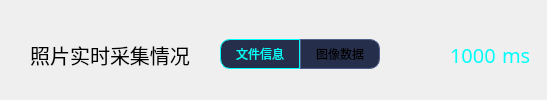
     <widget class="QWidget" name="widget_title" native="true">
      <property name="minimumSize">
       <size>
        <width>0</width>
        <height>42</height>
       </size>
      </property>
      <layout class="QHBoxLayout" name="horizontalLayout" stretch="0,0,1,0">
       <property name="spacing">
        <number>30</number>
       </property>
       <property name="leftMargin">
        <number>30</number>
       </property>
       <property name="topMargin">
        <number>9</number>
       </property>
       <property name="rightMargin">
        <number>16</number>
       </property>
       <property name="bottomMargin">
        <number>0</number>
       </property>
       <item>
        <widget class="QLabel" name="label_title">
         <property name="maximumSize">
          <size>
           <width>16777215</width>
           <height>16777215</height>
          </size>
         </property>
         <property name="font">
          <font>
           <family>思源黑体</family>
           <pointsize>15</pointsize>
          </font>
         </property>
         <property name="text">
          <string>照片实时采集情况</string>
         </property>
         <property name="alignment">
          <set>Qt::AlignmentFlag::AlignCenter</set>
         </property>
        </widget>
       </item>
       <item>
        <widget class="QWidget" name="horizontalWidget" native="true">
         <property name="sizePolicy">
          <sizepolicy hsizetype="Preferred" vsizetype="Fixed">
           <horstretch>0</horstretch>
           <verstretch>0</verstretch>
          </sizepolicy>
         </property>
         <property name="minimumSize">
          <size>
           <width>0</width>
           <height>30</height>
          </size>
         </property>
         <property name="maximumSize">
          <size>
           <width>16777215</width>
           <height>30</height>
          </size>
         </property>
         <property name="styleSheet">
          <string notr="true">QRadioButton {
background: rgba(37, 46, 74, 1);
border: 1px solid rgba(80, 95, 138, 1);
spacing: 0px; /* 移除指示器与文字之间的间距 */

}

QRadioButton:checked {
    color: rgba(0, 255, 251, 1);
    border: 1px solid rgba(0, 255, 251, 1);
}
QRadioButton::indicator {
    width: 0px; /* 隐藏指示器 */
    height: 0px;
    background: transparent; /* 确保指示器背景透明,运行后才不会显示 */
}

/* 添加禁用状态的样式 */
QRadioButton:disabled {
    background: rgba(37, 46, 74, 0.5); /* 降低背景透明度显示灰色效果 */
    border: 1px solid rgba(80, 95, 138, 0.5); /* 降低边框透明度 */
    color: rgba(128, 128, 128, 1); /* 文字显示为灰色 */
}

/* 禁用状态下的选中样式 */
QRadioButton:disabled:checked {
    color: rgba(0, 255, 251, 0.5); /* 降低选中文字的透明度 */
    border: 1px solid rgba(0, 255, 251, 0.5); /* 降低选中边框的透明度 */
}</string>
         </property>
         <layout class="QHBoxLayout" name="horizontalLayout_10">
          <property name="spacing">
           <number>0</number>
          </property>
          <property name="leftMargin">
           <number>0</number>
          </property>
          <property name="topMargin">
           <number>0</number>
          </property>
          <property name="rightMargin">
           <number>0</number>
          </property>
          <property name="bottomMargin">
           <number>0</number>
          </property>
          <item>
           <widget class="QRadioButton" name="radioButton_monitor_files">
            <property name="sizePolicy">
             <sizepolicy hsizetype="Preferred" vsizetype="Preferred">
              <horstretch>0</horstretch>
              <verstretch>0</verstretch>
             </sizepolicy>
            </property>
            <property name="minimumSize">
             <size>
              <width>80</width>
              <height>0</height>
             </size>
            </property>
            <property name="maximumSize">
             <size>
              <width>16777215</width>
              <height>16777215</height>
             </size>
            </property>
            <property name="cursor">
             <cursorShape>PointingHandCursor</cursorShape>
            </property>
            <property name="styleSheet">
             <string notr="true">padding-left: 15px;
border-top-left-radius:10px;
border-bottom-left-radius:10px;</string>
            </property>
            <property name="text">
             <string>文件信息</string>
            </property>
            <property name="checked">
             <bool>true</bool>
            </property>
           </widget>
          </item>
          <item>
           <widget class="QRadioButton" name="radioButton_monitor_image">
            <property name="sizePolicy">
             <sizepolicy hsizetype="Preferred" vsizetype="Preferred">
              <horstretch>0</horstretch>
              <verstretch>0</verstretch>
             </sizepolicy>
            </property>
            <property name="minimumSize">
             <size>
              <width>80</width>
              <height>0</height>
             </size>
            </property>
            <property name="maximumSize">
             <size>
              <width>16777215</width>
              <height>16777215</height>
             </size>
            </property>
            <property name="cursor">
             <cursorShape>PointingHandCursor</cursorShape>
            </property>
            <property name="styleSheet">
             <string notr="true">padding-left: 15px;
border-top-right-radius:10px;
border-bottom-right-radius:10px;</string>
            </property>
            <property name="text">
             <string>图像数据</string>
            </property>
            <property name="checked">
             <bool>false</bool>
            </property>
           </widget>
          </item>
         </layout>
        </widget>
       </item>
       <item>
        <spacer name="horizontalSpacer">
         <property name="orientation">
          <enum>Qt::Orientation::Horizontal</enum>
         </property>
         <property name="sizeHint" stdset="0">
          <size>
           <width>40</width>
           <height>20</height>
          </size>
         </property>
        </spacer>
       </item>
       <item>
        <widget class="QWidget" name="horizontalWidget" native="true">
         <property name="minimumSize">
          <size>
           <width>80</width>
           <height>0</height>
          </size>
         </property>
         <layout class="QHBoxLayout" name="horizontalLayout_12">
          <property name="spacing">
           <number>6</number>
          </property>
          <property name="leftMargin">
           <number>0</number>
          </property>
          <property name="topMargin">
           <number>0</number>
          </property>
          <property name="rightMargin">
           <number>0</number>
          </property>
          <property name="bottomMargin">
           <number>0</number>
          </property>
          <item>
           <widget class="QLabel" name="label_update_delay">
            <property name="font">
             <font>
              <family>思源黑体</family>
              <pointsize>15</pointsize>
             </font>
            </property>
            <property name="styleSheet">
             <string notr="true">color: rgba(0, 255, 251, 1);</string>
            </property>
            <property name="text">
             <string>1000</string>
            </property>
           </widget>
          </item>
          <item>
           <widget class="QLabel" name="label_7">
            <property name="font">
             <font>
              <family>思源黑体</family>
              <pointsize>15</pointsize>
             </font>
            </property>
            <property name="styleSheet">
             <string notr="true">color: rgba(0, 255, 251, 1);</string>
            </property>
            <property name="text">
             <string>ms</string>
            </property>
           </widget>
          </item>
         </layout>
        </widget>
       </item>
      </layout>
     </widget>
